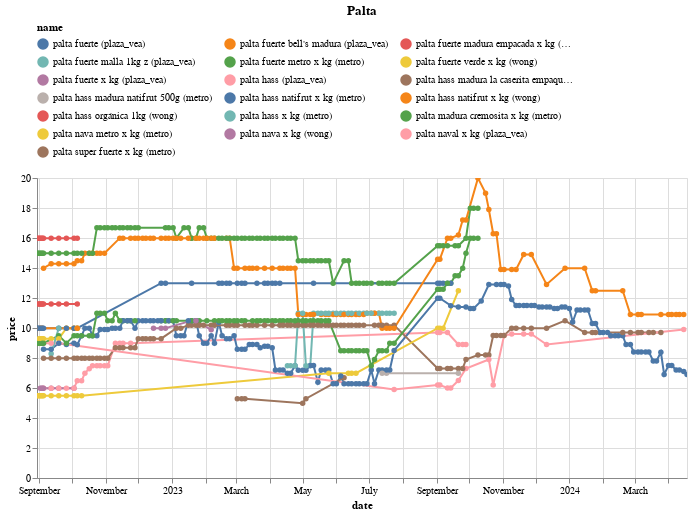

The notebook cell saved with this chart:
### Code cell
(df
 .loc[df.name.isin(names)]
 .pipe(alt.Chart)
 .mark_line(point=True)
 .encode(x='date', y='price', color='name', tooltip=['name','price'])
 .properties(width=650, title='Palta')
 .interactive()
 .configure_legend(orient='top', columns=3)
)

### Figure 1 — Vega-Lite specification as saved in the notebook (floating-point values rounded to 4 significant figures; data arrays with more than 128 entries replaced by an {"elided": "..."} marker saying what was removed)
{"config": {"view": {"continuousWidth": 300, "continuousHeight": 300}, "legend": {"columns": 3, "orient": "top"}}, "data": {"name": "data-ecdb9d4c5a26f01558f458c919c45774"}, "mark": {"type": "line", "point": true}, "encoding": {"color": {"field": "name", "type": "nominal"}, "tooltip": [{"field": "name", "type": "nominal"}, {"field": "price", "type": "quantitative"}], "x": {"field": "date", "type": "temporal"}, "y": {"field": "price", "type": "quantitative"}}, "params": [{"name": "param_14", "select": {"type": "interval", "encodings": ["x", "y"]}, "bind": "scales"}], "title": "Palta", "width": 650, "$schema": "https://vega.github.io/schema/vega-lite/v5.17.0.json", "datasets": {"data-ecdb9d4c5a26f01558f458c919c45774": {"elided": "729 records"}}}
